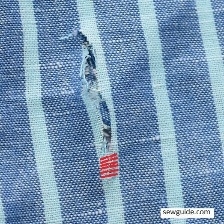
#> input picture fabric-defect-detection/images/defective_images/10.jpg, 224 x 224 px, given in place of .mp4, which was not available
$ python defect_detect_video.py
#> lines starting #> are read from the running program, lines starting #| are printed output that depends on the picture; after the words box and inside, x2 and y2 are one past the last pixel; in counts of white or black regions, pixels touching at a corner belong together; pictures that were not available may be replaced by others from this repository, and a replacement may not be noted
import cv2

# Load the video file
cap = cv2.VideoCapture(".mp4")

# Create a VideoWriter object to save the output video
fourcc = cv2.VideoWriter_fourcc(*'mp4v')
out = cv2.VideoWriter('output.mp4', fourcc, 30.0, (640, 480))

# Loop through the video frames
while True:
    # Read a frame from the video
    ret, frame = cap.read()
#> frame is the input picture: shape (224, 224, 3); mean B, G, R 178.2, 148.1, 116.9
    if not ret:
        break

    # Convert the frame to grayscale
    gray = cv2.cvtColor(frame, cv2.COLOR_BGR2GRAY)
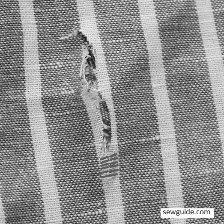
#> gray: shape (224, 224); min 17, max 255, mean 142.2

    # Apply edge detection
    edges = cv2.Canny(gray, 50, 150, apertureSize=3, L2gradient=True)
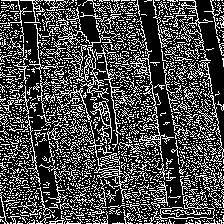
#> edges: shape (224, 224); 28.8% white in thin lines or dots

    # Find contours in the image
    contours, hierarchy = cv2.findContours(edges, cv2.RETR_TREE, cv2.CHAIN_APPROX_SIMPLE)
#> contours = 2010 contours, 1972 with area under 20; largest, box (x1, y1, x2, y2) and area: (120, 42, 165, 162) 250, (90, 101, 112, 144) 220, (80, 35, 111, 102) 191, (94, 166, 130, 202) 160, (101, 111, 111, 126) 90

    # Loop through the contours and classify them as defects or non-defective fabric
    for cnt in contours:
        area = cv2.contourArea(cnt)
        if area < 500:
            continue

        # Compute the perimeter of the contour
        perimeter = cv2.arcLength(cnt, True)

        # Compute the circularity of the contour
        circularity = 4 * 3.14 * area / (perimeter * perimeter)

        # Classify the contour based on circularity
        if circularity < 0.5:
            # Holes or cuts
            cv2.drawContours(frame, [cnt], 0, (0, 0, 255), 2)
        elif circularity < 0.8:
            # Snags or weaving
            cv2.drawContours(frame, [cnt], 0, (0, 255, 0), 2)
        else:
            # Non-defective fabric
            cv2.drawContours(frame, [cnt], 0, (255, 0, 0), 2)
#> this loop made 2010 passes
#> (cnt, area) on passes 1 to 3: ([[163, 223], [164, 223]], 0), ([[139, 223], [141, 223]], 0), ([[136, 223], [137, 223]], 0)

    # Write the frame to the output video file
    out.write(frame)

    # Display the resulting frame
    cv2.imshow('frame', frame)
    if cv2.waitKey(1) & 0xFF == ord('q'):
#> (key q is pressed here)
        break

# Release the video capture and video writer objects
cap.release()
out.release()

# Close all windows
cv2.destroyAllWindows()

$ run again, on fabric-defect-detection/images/defective_images/11.jpg
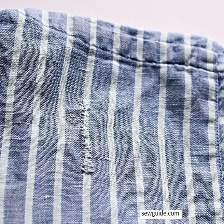
#> input picture fabric-defect-detection/images/defective_images/11.jpg, 224 x 224 px, given in place of .mp4, which was not available
#> frame is the input picture: shape (224, 224, 3); mean B, G, R 178.9, 161.3, 154.8
#> `edges = cv2.Canny(gray, 50, 150, apertureSize=3, L2gradient=True)`:
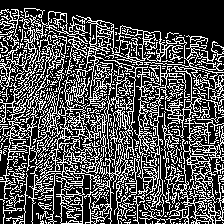
#> edges: shape (224, 224); 31.5% white in thin lines or dots
#> contours = 835 contours, 729 with area under 20; largest, box (x1, y1, x2, y2) and area: (0, 11, 224, 224) 18837, (23, 17, 136, 175) 7284, (12, 59, 64, 139) 1366, (124, 67, 143, 179) 856, (55, 187, 85, 224) 604
#> the loop `for cnt in contours:` made 835 passes
#> (area, perimeter, circularity) on passes 67, 180, 325: (603.5, 232.6, 0.14), (572.5, 602.1, 0.0198), (18837, 10517.9, 0.00214)
#> after the loop `for cnt in contours:`:
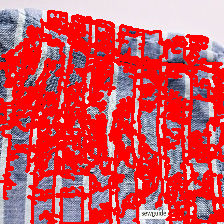
#> frame: shape (224, 224, 3); mean B, G, R 86.3, 78.8, 215.6

$ run again, on fabric-defect-detection/images/defective_images/12.jpg
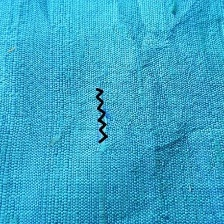
#> input picture fabric-defect-detection/images/defective_images/12.jpg, 224 x 224 px, given in place of .mp4, which was not available
#> frame is the input picture: shape (224, 224, 3); mean B, G, R 199.6, 165.9, 54.5
#> `gray = cv2.cvtColor(frame, cv2.COLOR_BGR2GRAY)`:
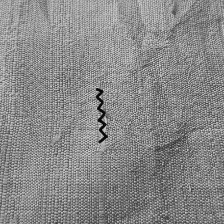
#> gray: shape (224, 224); min 4, max 218, mean 136.5
#> `edges = cv2.Canny(gray, 50, 150, apertureSize=3, L2gradient=True)`:
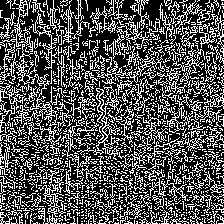
#> edges: shape (224, 224); 32.8% white in thin lines or dots
#> contours = 1466 contours, 1392 with area under 20; largest, box (x1, y1, x2, y2) and area: (77, 88, 122, 155) 338, (0, 0, 33, 52) 178, (96, 88, 108, 143) 176, (116, 21, 152, 49) 176, (157, 43, 205, 94) 176
#> the loop `for cnt in contours:` made 1466 passes
#> (cnt, area) on passes 1 to 3: ([[211, 223]], 0), ([[193, 223], [194, 223]], 0), ([[184, 223], [185, 223]], 0)

$ run again, on fabric-defect-detection/images/defective_images/13.jpg
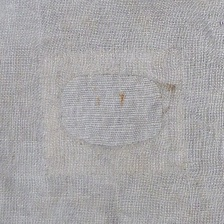
#> input picture fabric-defect-detection/images/defective_images/13.jpg, 224 x 224 px, given in place of .mp4, which was not available
#> frame is the input picture: shape (224, 224, 3); mean B, G, R 167.8, 166.1, 167.6
#> `edges = cv2.Canny(gray, 50, 150, apertureSize=3, L2gradient=True)`:
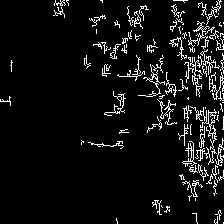
#> edges: shape (224, 224); 6.8% white in thin lines or dots
#> contours = 168 contours, 154 with area under 20; largest, box (x1, y1, x2, y2) and area: (190, 106, 217, 165) 58, (188, 21, 210, 53) 44, (190, 49, 220, 97) 43, (182, 141, 197, 167) 34, (128, 11, 143, 29) 32
#> the loop `for cnt in contours:` made 168 passes
#> area on passes 24, 26, 27: 21.5, 34.5, 22
